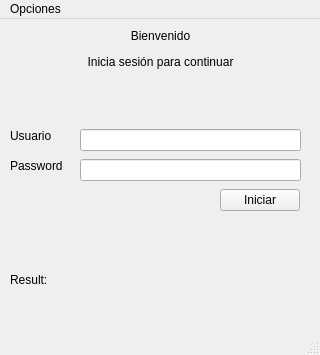
<?xml version="1.0" encoding="UTF-8"?>
<ui version="4.0">
 <class>MainWindow</class>
 <widget class="QMainWindow" name="MainWindow">
  <property name="geometry">
   <rect>
    <x>0</x>
    <y>0</y>
    <width>320</width>
    <height>355</height>
   </rect>
  </property>
  <property name="windowTitle">
   <string>MainWindow</string>
  </property>
  <widget class="QWidget" name="centralwidget">
   <widget class="QLabel" name="label">
    <property name="geometry">
     <rect>
      <x>0</x>
      <y>10</y>
      <width>321</width>
      <height>41</height>
     </rect>
    </property>
    <property name="text">
     <string>&lt;html&gt;&lt;head/&gt;&lt;body&gt;&lt;p&gt;Bienvenido&lt;/p&gt;&lt;p&gt;Inicia sesión para continuar&lt;/p&gt;&lt;/body&gt;&lt;/html&gt;</string>
    </property>
    <property name="alignment">
     <set>Qt::AlignCenter</set>
    </property>
   </widget>
   <widget class="QLabel" name="label_2">
    <property name="geometry">
     <rect>
      <x>10</x>
      <y>110</y>
      <width>57</width>
      <height>14</height>
     </rect>
    </property>
    <property name="text">
     <string>Usuario</string>
    </property>
   </widget>
   <widget class="QLabel" name="label_3">
    <property name="geometry">
     <rect>
      <x>10</x>
      <y>140</y>
      <width>57</width>
      <height>14</height>
     </rect>
    </property>
    <property name="text">
     <string>Password</string>
    </property>
   </widget>
   <widget class="QLineEdit" name="txtUsuario">
    <property name="geometry">
     <rect>
      <x>80</x>
      <y>110</y>
      <width>221</width>
      <height>22</height>
     </rect>
    </property>
   </widget>
   <widget class="QLineEdit" name="txtPassword">
    <property name="geometry">
     <rect>
      <x>80</x>
      <y>140</y>
      <width>221</width>
      <height>22</height>
     </rect>
    </property>
    <property name="echoMode">
     <enum>QLineEdit::Password</enum>
    </property>
   </widget>
   <widget class="QPushButton" name="btnIniciar">
    <property name="geometry">
     <rect>
      <x>220</x>
      <y>170</y>
      <width>80</width>
      <height>22</height>
     </rect>
    </property>
    <property name="text">
     <string>Iniciar</string>
    </property>
   </widget>
   <widget class="QLabel" name="lbResult">
    <property name="geometry">
     <rect>
      <x>10</x>
      <y>210</y>
      <width>291</width>
      <height>101</height>
     </rect>
    </property>
    <property name="text">
     <string>Result:</string>
    </property>
   </widget>
  </widget>
  <widget class="QMenuBar" name="menubar">
   <property name="geometry">
    <rect>
     <x>0</x>
     <y>0</y>
     <width>320</width>
     <height>19</height>
    </rect>
   </property>
   <widget class="QMenu" name="menuOpciones">
    <property name="title">
     <string>Opciones</string>
    </property>
    <addaction name="actionSalir"/>
   </widget>
   <addaction name="menuOpciones"/>
  </widget>
  <widget class="QStatusBar" name="statusbar"/>
  <action name="actionSalir">
   <property name="text">
    <string>Salir</string>
   </property>
  </action>
 </widget>
 <resources/>
 <connections/>
</ui>
